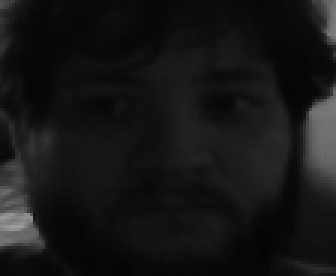
#> input picture Dados/Imagens/Juan/1.png, 112 x 92 px (shown 3 times larger)
$ python -i 3_2_ReconhecimentoFacialLBPH.py   (imports and definitions only)
#> lines starting #> are read from the running program, lines starting #| are printed output that depends on the picture
### Core/EmailThread.py
from email.mime.multipart import MIMEMultipart
from email.mime.image import MIMEImage
from email.mime.text import MIMEText

import smtplib
import threading
import time
import sys

threadLock = threading.Lock()
threads = []

class EmailThread(threading.Thread):

    # [40 lines left out: functions __init__, run, enviarEmail, not called in this run]


for t in threads:
    t.join()
#> further down, picture is the input picture: shape (92, 112, 3); min 3, max 158, mean 21.7

print ("Inicializados os Threads")

### 3_2_ReconhecimentoFacialLBPH.py
import numpy as np
import cv2
import sys
import os
from Core.BDaccess import *
from Core.EmailThread import *

RESIZE_FACTOR = 4

class ReconhecimentoFacialLBPH:
    def __init__(self):
        cascPath = "Dependencias/haarcascade_frontalface_default.xml"
        self.face_cascade = cv2.CascadeClassifier(cascPath)
        self.face_dir = 'Dados/Imagens'
        self.model = cv2.face.LBPHFaceRecognizer_create()
        #self.model = cv2.face.createLBPHFaceRecognizer()
        self.face_names = []

    def carrega_dados_preparados(self):
        names = {}
        key = 0
        for (subdirs, dirs, files) in os.walk(self.face_dir):
            for subdir in dirs:
                names[key] = subdir
                key += 1
        self.names = names
        self.model.read('Dados/Recognizer/dadosPreparadosLBPH.yml')

    def mostra_video(self):
        video_capture = cv2.VideoCapture(0)
        while True:
            ret, frame = video_capture.read()
            inImg = np.array(frame)
            outImg, self.face_names = self.processa_imagem(inImg)
            cv2.imshow('Video LBPH', outImg)

            # When everything is done, release the capture on pressing 'q'
            if cv2.waitKey(1) & 0xFF == ord('q'):
                video_capture.release()
                cv2.destroyAllWindows()
                return

    def processa_imagem(self, inImg):
        frame = cv2.flip(inImg,1)
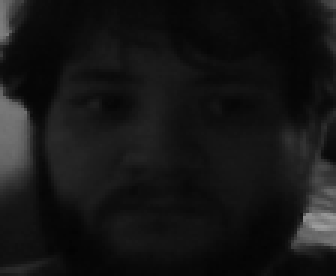
#> frame: shape (92, 112, 3) (shown 3 times larger); min 3, max 158, mean 21.7
        resized_width, resized_height = (112, 92)
        gray = cv2.cvtColor(frame, cv2.COLOR_BGR2GRAY)
        gray_resized = cv2.resize(gray, (int(gray.shape[1]/RESIZE_FACTOR), int(gray.shape[0]/RESIZE_FACTOR)))
        faces = self.face_cascade.detectMultiScale(
                gray_resized,
                scaleFactor=1.1,
                minNeighbors=5,
                minSize=(30, 30),
                flags=cv2.CASCADE_SCALE_IMAGE
                )
#> faces = ()
        pessoas = []
        for i in range(len(faces)):
            face_i = faces[i]
            x = face_i[0] * RESIZE_FACTOR
            y = face_i[1] * RESIZE_FACTOR
            w = face_i[2] * RESIZE_FACTOR
            h = face_i[3] * RESIZE_FACTOR
            face = gray[y:y+h, x:x+w]
            face_resized = cv2.resize(face, (resized_width, resized_height))
            confidence = self.model.predict(face_resized)
            if confidence[1]<80:
                nome = self.names[confidence[0]]
                pessoa = captura_pessoa(nome)
                cv2.rectangle(frame, (x,y), (x+w, y+h), (255, 0, 0), 3)
                cv2.putText(frame, '%s - %.0f' % (pessoa[1], confidence[1]), (x-10, y-10), cv2.FONT_HERSHEY_PLAIN,2,(0, 255, 0), 2)

                # Grava a imagem reconhecida para envio
                if pessoa[3] == 0:
                    cv2.imwrite('Dados/Reconhecidos/%s.png' % pessoa[1], face_resized)
                    thread = EmailThread(pessoa[0], pessoa[1], pessoa[2], ('Dados/Reconhecidos/%s.png' % pessoa[1]))
                    thread.start()
                    threads.append(thread)
                    print(pessoa)
                    insere_ou_atualiza(pessoa[1], pessoa[2], 1)

            else:
                pessoa = 'Desconhecido'
                cv2.rectangle(frame, (x,y), (x+w, y+h), (0, 0, 255), 3)
                cv2.putText(frame, '%s - %.0f' % (pessoa, confidence[1]), (x-10, y-10), cv2.FONT_HERSHEY_PLAIN,2,(0, 255, 0), 2)

            pessoas.append(pessoa)
#> this loop made 0 passes
#> after the loop, pessoas = []; threads = []
        return (frame, pessoas)


# [7 lines not run here, left out]

>>> import cv2
>>> picture = cv2.imread('Dados/Imagens/Juan/1.png')
>>> result = ReconhecimentoFacialLBPH().processa_imagem(picture)

$ run again, on Dados/Imagens/Juan/10.png
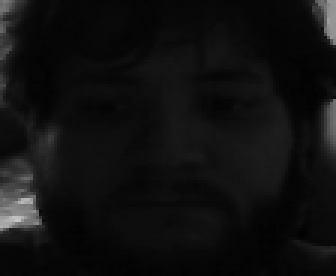
#> input picture Dados/Imagens/Juan/10.png, 112 x 92 px (shown 3 times larger)
#> picture is the input picture: shape (92, 112, 3); min 2, max 199, mean 16.1
#> in processa_imagem, `frame = cv2.flip(inImg,1)`:
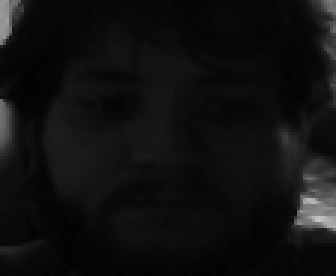
#> frame: shape (92, 112, 3) (shown 3 times larger); min 2, max 199, mean 16.1
#> faces = ()
#> after the loop in processa_imagem, `for i in range(len(faces)):`: pessoas = []

$ run again, on Dados/Imagens/Juan/11.png
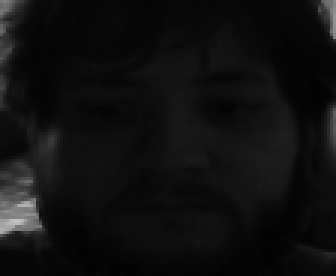
#> input picture Dados/Imagens/Juan/11.png, 112 x 92 px (shown 3 times larger)
#> picture is the input picture: shape (92, 112, 3); min 2, max 193, mean 15.7
#> in processa_imagem, `frame = cv2.flip(inImg,1)`:
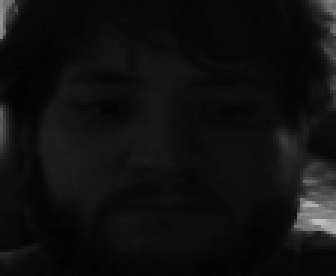
#> frame: shape (92, 112, 3) (shown 3 times larger); min 2, max 193, mean 15.7
#> faces = ()
#> after the loop in processa_imagem, `for i in range(len(faces)):`: pessoas = []
